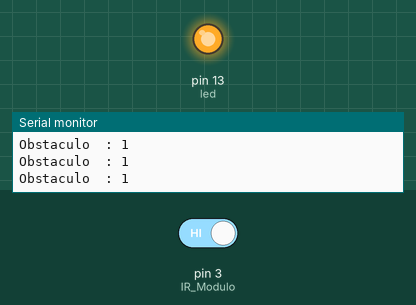
Recording of a sketch running on a simulated Arduino Uno, built with avr-gcc and run on an emulated ATmega328P. On the bench: output pins drawn as LEDs (lit = HIGH), the last lines printed to the serial monitor. The test bench sets the inputs (shaded band); at power-on: pin 3 (IR_Modulo) HIGH.

Above: at 1.8 s.
1.9 s: pin 3 (IR_Modulo) driven LOW
At 2.7 s:
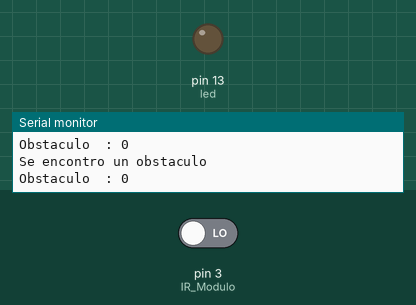
3.5 s: pin 3 (IR_Modulo) driven HIGH
At 3.9 s:
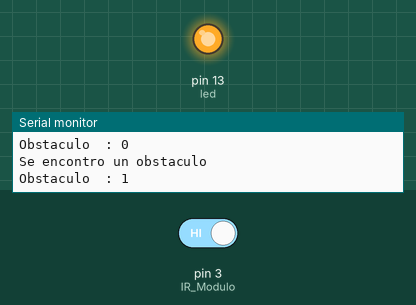
Timing chart, 0 to 6.5 s (numbered marks = the images above; inputs shaded):
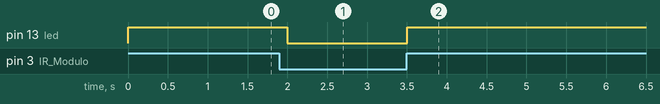

The sketch:

digitalRead_04_IR_MHS.ino
```cpp
/*                                     +  -                                         +  -
                                       *  *    *  *  *  *  *       *  *  *  *  *    *  *
                                       *  *    *  *  *  *  *       *  *  +-----+    *  *
                                       *  * +----[PWR]-------------------| USB |--+ *  *
                                       *  * |                            +-----+  | *  *
                                       *  * |         GND/RST2  [ ][ ]            | *  *
                                       *  * |       MOSI2/SCK2  [ ][ ]  A5/SCL[ ] | *  *
                                       *  * |          5V/MISO2 [ ][ ]  A4/SDA[ ] | *  *
                                       *  * |                             AREF[ ] | *  *
                                       *  * |                              GND[ ] | *  *
                                       *  * | [ ]N/C                    SCK/13[ ] | *  *
                                       *  * | [ ]IOREF                 MISO/12[ ] | *  *
                                       *  * | [ ]RST                   MOSI/11[0]~|----------------------\
                                       *  * | [ ]3V3    +---+               10[ ]~| *  *                 |
                                       0------[0]5v    -| A |-               9[ ]~| *  *                 |
                                       *  * | [ ]GND   -| R |-               8[ ] | *  *                 |
                                       *  0---[0]GND   -| D |-                    | *  *                 |
                                       *  * | [ ]Vin   -| U |-               7[ ] | *  *                 |
                                       *  * |          -| I |-               6[ ]~| *  *                 |
                                       *  * | [ ]A0    -| N |-               5[ ]~| *  *                 |
                                       *  * | [ ]A1    -| O |-               4[ ] | *  *                 |
                                       *  * | [ ]A2     +---+           INT1/3[ ]~|-------------------\  |
                                       *  * | [ ]A3                     INT0/2[ ] | *  *               | |
                                       *  * | [ ]A4/SDA   RST SCK MISO    TX>1[ ] | *  *               | |
                                       *  * | [ ]A5/SCL   [ ] [ ] [ ]     RX<0[ ] | *  *               | |
                                       *  * |             [ ] [ ] [ ]             | *  *               | |
                                       *  * |  UNO_R3     GND MOSI 5V ____________/ *  *               | |
                                       *  * \________________________/              *  *               | |
                                       *  *    *  *  *  *  *       *  *  *  *  *    *  *               | |
                                       *  *    *  *  *  *  *       *  *  *  *  *    *  *               | |
                                       *  *    *  *  *  *  *       *  *  *  *  *    *  *               | |
                                       *  *   __ -------------------  *  *  *  *    0  *               | |
                                             C__|             vcc ----0------------/   *               | |
                                       *  *   __   MHS  IR    gnd ----0----------------0               | |
                                             C__|             data----0--------------------------------/ | PIN 3
                                       *  *    * -------------------  *  *  *  *    *  *                 |
                                       *  *    *  *  *  *  *       *  *  *  *  *    *  *                 |
                                       *  *    *  *  *  *  *       *  *  *  *  *    *  *                 |
                                          220 Ohm            Led 3              /-----------------------/  pin 11
                                       *  0-ww-0  *  *  *  0--|>|--0  *  *  *  0    *  *
                                       *  *    *  *  *  *  *       *  *  *  *  *    *  *
                                       *  *    *  *  *  *  *       *  *  *  *  *    *  *
                                       *  *    *  *  *  *  *       *  *  *  *  *    *  *
                                       *  *    *  *  *  *  *       *  *  *  *  *    *  *
                                       *  *    *  *  *  *  *       *  *  *  *  *    *  *
                                       *  0    *  *  *  *  *       *  *  *  *  *    *  0
                         pin GND---------/ \------------------------------------------/ - GND
                                       *  *    *  *  *  *  *       *  *  *  *  *    *  *
                                       0  *    *  *  *  *  *       *  *  *  *  *    0  *
                         pin 5v-------/ \------------------------------------------/+ 5v
*/
int demora =  500;
int led = 13;
int IR_Modulo = 3;
boolean estado;

void setup()
 {

  {
    pinMode(led,OUTPUT);
  }
  Serial.begin(9600);
  pinMode(IR_Modulo,INPUT);
}

void loop()
{
  estado = digitalRead (IR_Modulo);//          cambiar            !digitalRead (IR_Modulo);
  digitalWrite (led,estado);
    Serial.print("Obstaculo  : ");
    Serial.println(estado);
  delay(demora);

  if (estado == LOW)
  {
      Serial.println("Se encontro un obstaculo");
  }

}
```

Measured:
- after the input at 1.9 s, pin 13 (led): HIGH → LOW after 0.10 s
- after the input at 3.5 s, pin 13 (led): LOW → HIGH at once
